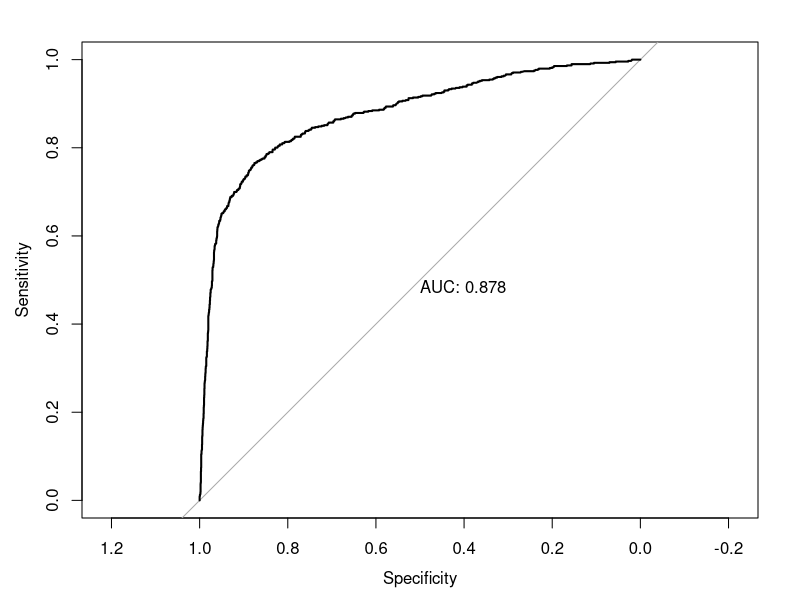
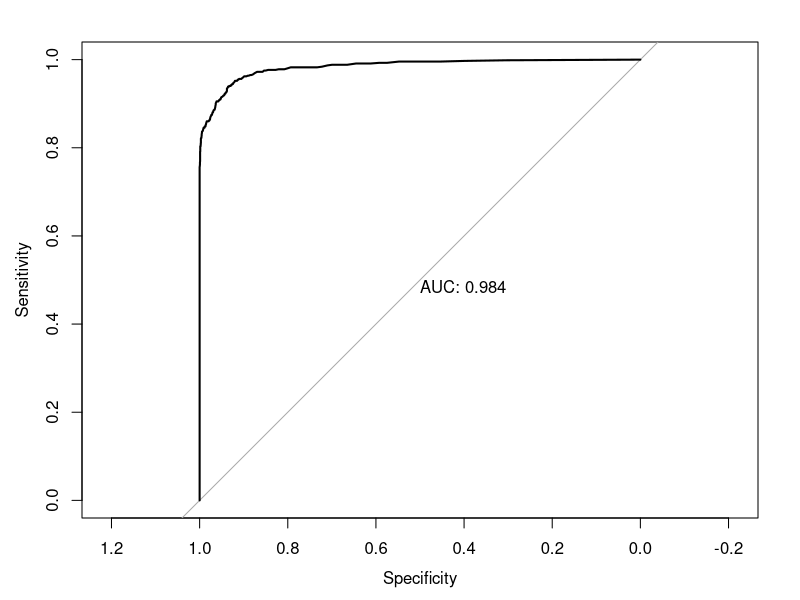
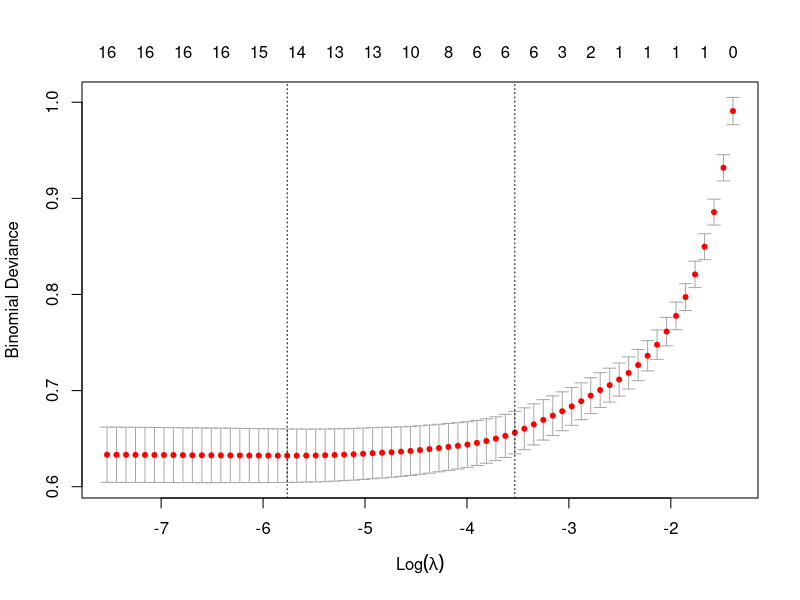
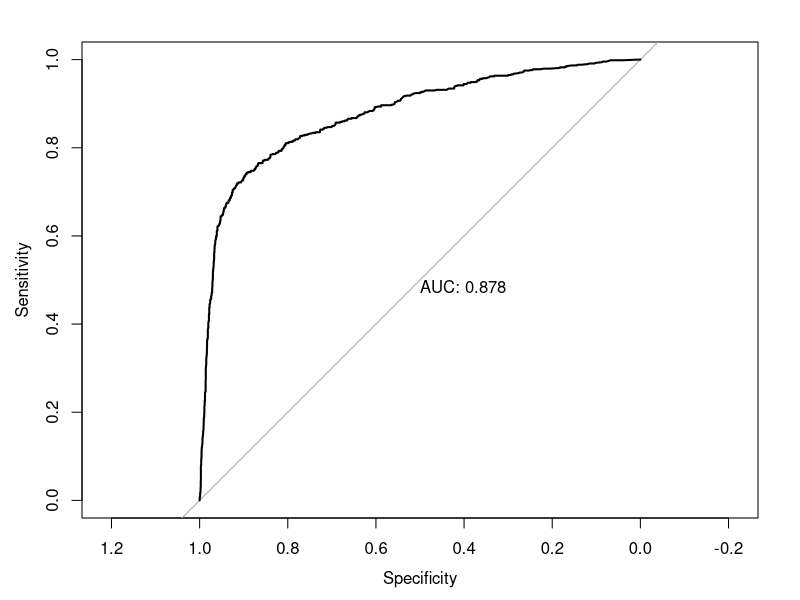

Here is the R script that generated these plots, in order:
data <- read.csv("../data/FinalProjectDataset.csv")
test_data = data[is.na(data$disc_hire),]
test_data_y = test_data[, 1 , drop = FALSE]
train_data = data[!is.na(data$disc_hire),]
train_data_y = train_data[, 1 , drop = FALSE]
View(test_data)


## Logistic Regression

set.seed(1)
glm.fits <- glm(
  disc_hire ~ . ,
  data = train_data , family = binomial
)
n=dim(train_data)[1]
m=dim(test_data)[1]
glm.probs <- predict(glm.fits , type = "response")
glm.pred <- rep(0, n)
glm.pred[glm.probs > 0.5] = 1
mean(glm.pred == train_data$disc_hire)

glm.probs1 <- predict(glm.fits , newdata = test_data, type = "response")
glm.pred1 <- rep(0, m)
glm.pred1[glm.probs1 > .5] = 1
glm

library(pROC)
test_roc = roc(train_data$disc_hire ~ glm.probs, plot = TRUE, print.auc = TRUE) # 0.878


## Random Forests

set.seed(1)
library(randomForest)
train_dataRF = train_data
train_dataRF$disc_hire = as.factor(train_data$disc_hire)
bag.data <- randomForest(disc_hire ~ ., data = train_dataRF, importance = TRUE, proximity=T)
yhat.bag <- predict(bag.data , newdata = train_data, type = "prob")
forest.pred <- rep(0, n)
probs = as.vector(yhat.bag[, 2])
forest.pred[probs > .5] = 1
mean(forest.pred == train_data$disc_hire)
test_roc = roc(train_data$disc_hire ~ probs, plot = TRUE, print.auc = TRUE) # 0.984

## Logistic Regression with Lasso Regularization

library(glmnet)
set.seed (1)
grid <- 10^seq(10, -2, length = 100)
lasso.mod <- glmnet(as.matrix(train_data[, 2:18]), as.factor(train_data[, 1]), alpha = 1,
                    lambda = grid, family = "binomial")
cv.out <- cv.glmnet(as.matrix(train_data[, 2:18]), as.factor(train_data[, 1]), alpha = 1, family = "binomial")
plot(cv.out)
bestlam <- cv.out$lambda.min # 0.003141718
lasso.probs <- predict(lasso.mod , s = bestlam ,
                      newx = as.matrix(train_data[, 2:18]), type= "response")
lasso.pred = rep(0,n)
lasso.pred[lasso.probs > .5] = 1
mean(lasso.pred == train_data$disc_hire) # 0.8910606
test_roc = roc(train_data$disc_hire ~ as.vector(lasso.probs), plot = TRUE, print.auc = TRUE) # 0.878

## KNN

library(caret)
trControl <- trainControl(method  = "cv",
                          number  = 10)
fit <- train(as.factor(disc_hire) ~ .,
             method     = "knn",
             tuneGrid   = expand.grid(k = 1:10),
             trControl  = trControl,
             metric     = "Accuracy",
             data       = train_data) # 7

knnPredict <- predict(fit,newdata = train_data[, 2:18] )
mean(knnPredict == train_data$disc_hire) # 0.852264
